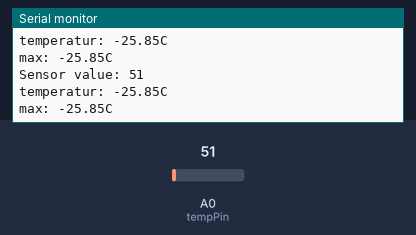
Bench run of a sketch on a simulated Arduino Uno, built with avr-gcc and run on an emulated ATmega328P. Parts: the last lines printed to the serial monitor. Inputs (shaded band) come from the test bench; at power-on: A0 (tempPin) = 51.

Above: at 1.3 s.
1.4 s: A0 (tempPin) set to 61
At 1.83 s:
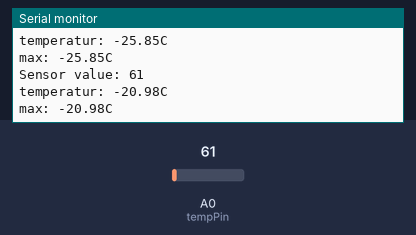
2.9 s: A0 (tempPin) set to 71
At 3.33 s:
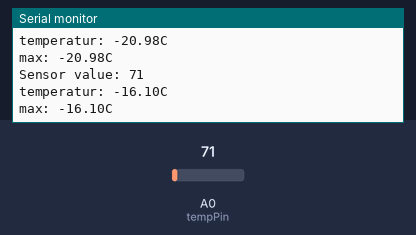
Timing chart, 0 to 5.9 s (numbered marks = the images above; inputs shaded):
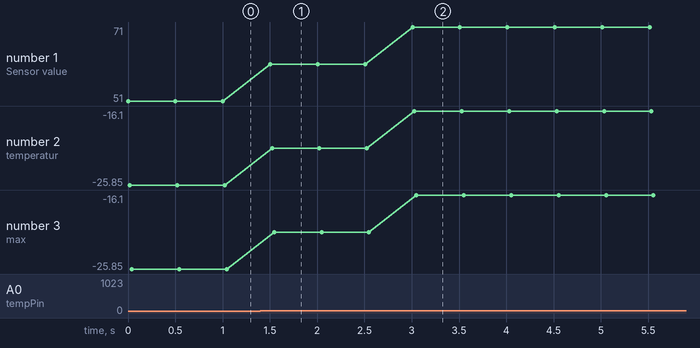

Measured:
- after the input at 1.4 s, the serial monitor: prints a new line after 0.10 s (image 1)
- after the input at 2.9 s, the serial monitor: prints a new line after 0.11 s (image 2)
- plotted number 1: 51 → 61 after the input at 1.4 s, 61 → 71 after the input at 2.9 s
- plotted number 2: -25.85 → -20.98 after the input at 1.4 s, -20.98 → -16.1 after the input at 2.9 s
- plotted number 3: -25.85 → -20.98 after the input at 1.4 s, -20.98 → -16.1 after the input at 2.9 s

The sketch:

example-temp-max.ino
```cpp
// programkörningen börjar här
// avläs temperaturgivaren på denna pin
const int tempPin = A0;
// variabel för att spara maximal temperatur
float maxTemp = -273;

// funktionen setup körs en gång
void setup()
{
  // initiera överföring till datorn från Arduinon
  // överföringshastighet 9600 ettor eller nollor per sekund
  Serial.begin(9600);
}

// funktionen loop körs om och om igen
void loop()
{
  // lokal variabel för att spara sensorvärdet
  // kan läsa i intervallet 0 - 1023
  int sensorVal;
  // avläs sensorvärde
  sensorVal = analogRead(tempPin);

  // 125C motsvarar 358
  // -40C motsvarar 174
  // 100C motsvarar 309
  // 309 - 104 = 205 blir 2.05 i formeln nedan
  // 0C motsvarar 104, därför -104 i formeln nedan

  // omvandla till grader
  float temp = (sensorVal - 104) / 2.05;

  // om ny maximal temperatur, spara den
  if (temp > maxTemp)
  {
    maxTemp = temp;
  }

  // Utskrift till datorn
  Serial.print("Sensor value: ");
  Serial.println(sensorVal);
  Serial.print("temperatur: ");
  Serial.print(temp);
  Serial.println("C");
  Serial.print("max: ");
  Serial.print(maxTemp);
  Serial.println("C");

  // pausa körningen här i 500 millisekunder
  // Vill inte få så många utskrifter på datorn
  delay(500);
}
```
